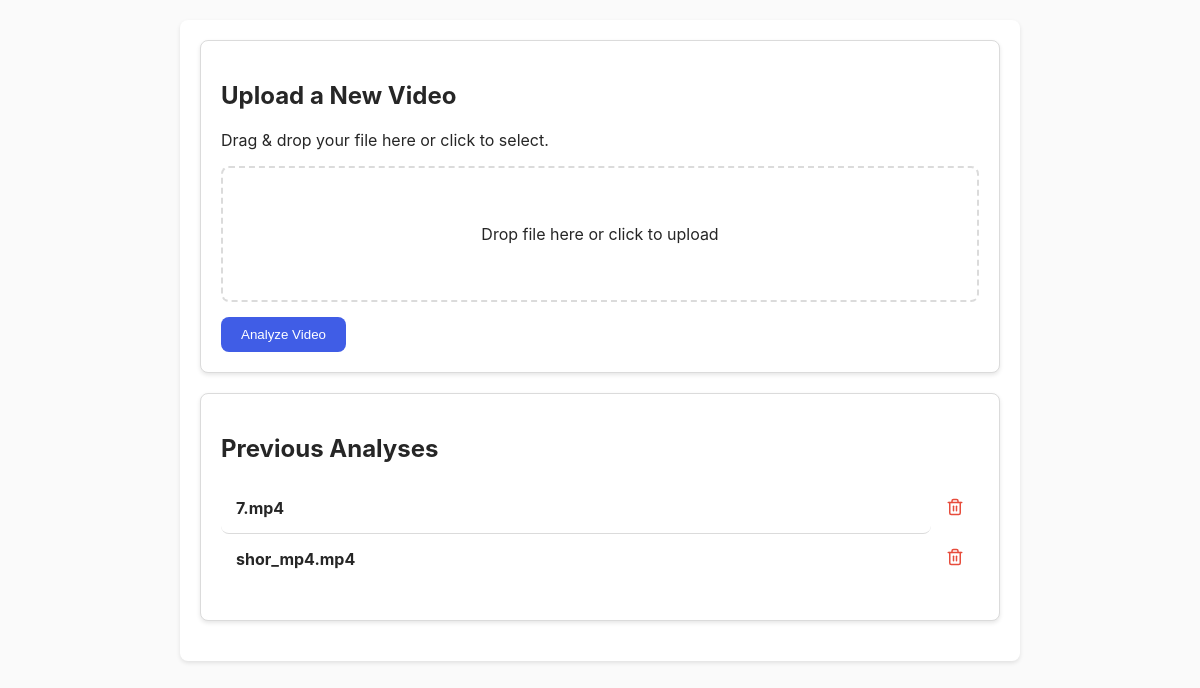
Before: / with the older database file.
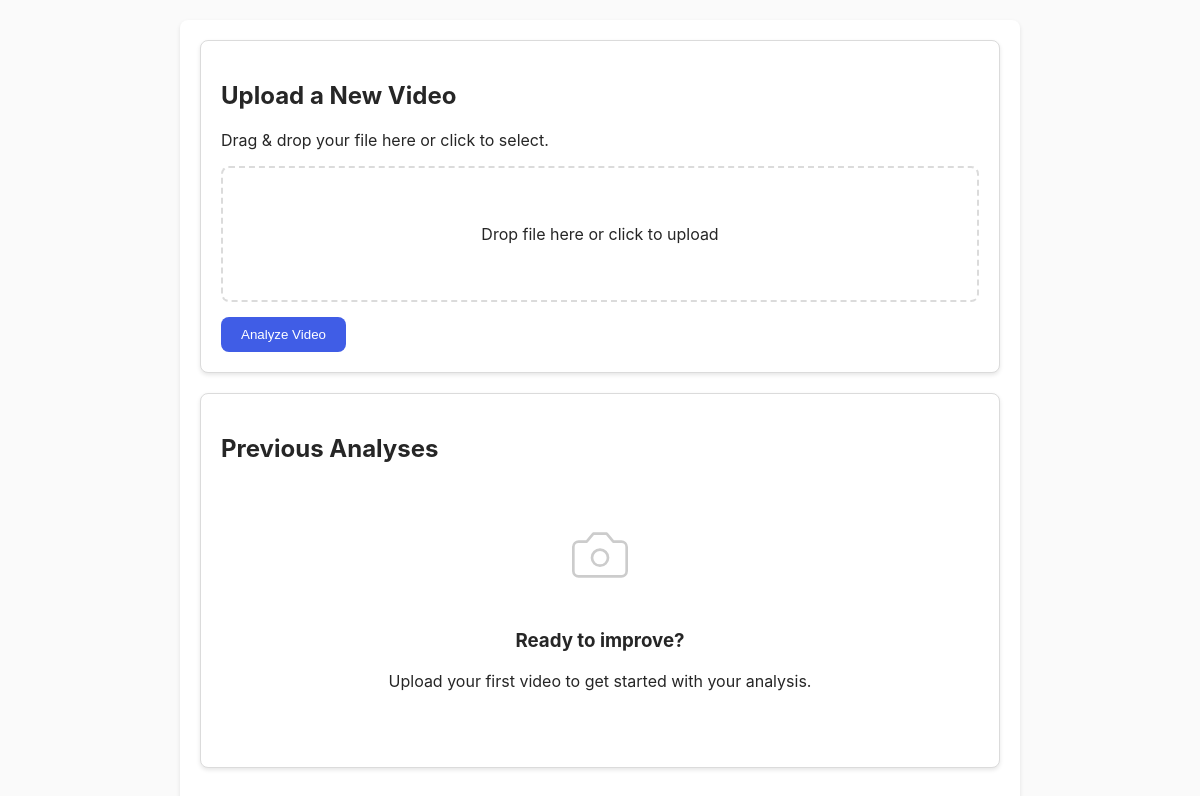
After: the same page with the newer database file.
### tables this page shows
CREATE TABLE videos (
        id INTEGER PRIMARY KEY AUTOINCREMENT,
        filename TEXT NOT NULL,
        original_filename TEXT NOT NULL,
        file_size INTEGER NOT NULL,
        mime_type TEXT NOT NULL,
        upload_url TEXT,
        transcript TEXT,
        created_at TIMESTAMP DEFAULT CURRENT_TIMESTAMP
    );

### app/main.py (the view)
@app.get("/", response_class=HTMLResponse)
async def read_root(request: Request):
    conn = get_db_connection()
    videos_cursor = conn.execute("SELECT id, original_filename, created_at FROM videos ORDER BY created_at DESC")
    videos = videos_cursor.fetchall()
    conn.close()
    return templates.TemplateResponse("index.html", {"request": request, "videos": videos})

### app/templates/index.html (shortened to what this page needs)
{% extends "base.html" %}
{% block content %}
<div class="container">
    <div class="upload-section card" x-data="fileUpload()">
        <h2>Upload a New Video</h2>
        <p>Drag & drop your file here or click to select.</p>
        <div
            class="drop-area"
            :class="{ 'drag-over': isDragging }"
            @dragover.prevent="isDragging = true"
            @dragleave.prevent="isDragging = false"
            @drop.prevent="handleDrop"
            @click="$refs.fileInput.click()"
        >
            <p x-show="!fileName">Drop file here or click to upload</p>
        </div>
        <button @click="submitForm" :disabled="!file || isUploading" class="button">
            <span x-show="!isUploading">Analyze Video</span>
        </button>
    </div>
    <div class="previous-videos-section card" x-data="videoList()">
        <h2>Previous Analyses</h2>
        {% if videos %}
            <ul class="video-list">
                {% for video in videos %}
                <li class="video-list-item" style="display: flex; align-items: center;">
                    <a href="/video/{{ video.id }}" style="flex-grow: 1; text-decoration: none; color: inherit; display: flex; justify-content: space-between; padding: 15px;">
                        <span class="filename">{{ video.original_filename }}</span>
                    </a>
                    <button @click.prevent.stop="deleteVideo({{ video.id }}, $event)" class="delete-button" style="background: none; border: none; cursor: pointer; color: #e74c3c; padding: 0 15px;">
                    </button>
                </li>
                {% endfor %}
            </ul>
        {% else %}
            <div class="empty-state" style="text-align: center; padding: 40px;">
                <h3>Ready to improve?</h3>
                <p>Upload your first video to get started with your analysis.</p>
            </div>
        {% endif %}
    </div>
</div>
{% endblock %}

### app/templates/base.html (shortened to what this page needs)
<!DOCTYPE html>
<html lang="en">
<head>
    <link rel="stylesheet" href="/static/css/style.css">
</head>
<body>
    <div class="main-layout">
        <main class="content-area">
            {% block content %}{% endblock %}
        </main>
    </div>
</body>
</html>

### app/static/css/style.css (style rules this page uses)
:root { --primary: #405DE6; --secondary: #5851DB; --background: #FAFAFA; --text: #262626; --border: #DBDBDB; --radius: 8px; --shadow: 0 2px 4px rgba(0,0,0,0.1); }
body { font-family: -apple-system, BlinkMacSystemFont, "Segoe UI", Roboto, Helvetica, Arial, sans-serif; background-color: var(--background); color: var(--text); margin: 0; padding: 0; }
.container { max-width: 800px; margin: 0 auto; background-color: #fff; padding: 20px; border-radius: var(--radius); box-shadow: var(--shadow); }
.button { background-color: var(--primary); color: #fff; padding: 10px 20px; border-radius: var(--radius); text-decoration: none; display: inline-block; border: none; cursor: pointer; transition: background-color 0.2s, transform 0.1s; }
.main-layout { display: flex; }
.content-area { flex-grow: 1; padding: 20px; }

### app/templates/index.html (style rules this page uses)
.card { background-color: #fff; border: 1px solid var(--border); border-radius: var(--radius); padding: 20px; margin-bottom: 20px; box-shadow: var(--shadow); }
.drop-area { border: 2px dashed var(--border); border-radius: var(--radius); padding: 40px; text-align: center; cursor: pointer; transition: background-color 0.2s; margin-top: 15px; margin-bottom: 15px; }

Changed rows visible on the page:
removed videos: original_filename "7.mp4"
removed videos: original_filename "shor_mp4.mp4"
Other visible differences:
text now shown: "Ready to improve? Upload your first video to get started with your analysis."
